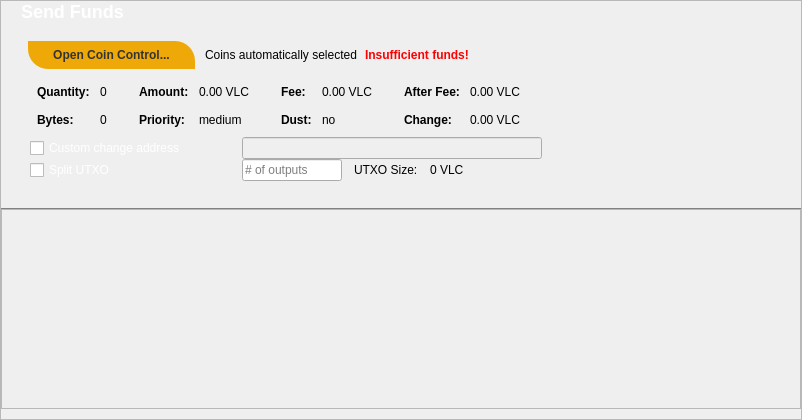
           <widget class="QFrame" name="frameCoinControl">
            <property name="sizePolicy">
             <sizepolicy hsizetype="Expanding" vsizetype="Expanding">
              <horstretch>0</horstretch>
              <verstretch>0</verstretch>
             </sizepolicy>
            </property>
            <property name="maximumSize">
             <size>
              <width>16777215</width>
              <height>16777215</height>
             </size>
            </property>
            <property name="frameShape">
             <enum>QFrame::StyledPanel</enum>
            </property>
            <property name="frameShadow">
             <enum>QFrame::Sunken</enum>
            </property>
            <layout class="QVBoxLayout" name="verticalLayoutCoinControl2">
             <property name="spacing">
              <number>0</number>
             </property>
             <property name="leftMargin">
              <number>0</number>
             </property>
             <property name="topMargin">
              <number>0</number>
             </property>
             <property name="rightMargin">
              <number>0</number>
             </property>
             <property name="bottomMargin">
              <number>0</number>
             </property>
             <item>
              <widget class="QFrame" name="frameCoinControl_BG">
               <layout class="QVBoxLayout" name="verticalLayoutCoinControl" stretch="0,0,0,0,0,0,0,0">
                <property name="spacing">
                 <number>0</number>
                </property>
                <property name="leftMargin">
                 <number>0</number>
                </property>
                <property name="topMargin">
                 <number>0</number>
                </property>
                <property name="rightMargin">
                 <number>0</number>
                </property>
                <property name="bottomMargin">
                 <number>10</number>
                </property>
                <item>
                 <widget class="QLabel" name="label_4">
                  <property name="styleSheet">
                   <string notr="true">color:white; font-size:18px; font-weight:bold;</string>
                  </property>
                  <property name="text">
                   <string>Send Funds</string>
                  </property>
                  <property name="margin">
                   <number>4</number>
                  </property>
                  <property name="indent">
                   <number>20</number>
                  </property>
                 </widget>
                </item>
                <item>
                 <layout class="QHBoxLayout" name="horizontalLayoutCoinControl2" stretch="0,0,0,0">
                  <property name="spacing">
                   <number>8</number>
                  </property>
                  <property name="leftMargin">
                   <number>25</number>
                  </property>
                  <property name="topMargin">
                   <number>17</number>
                  </property>
                  <property name="bottomMargin">
                   <number>10</number>
                  </property>
                  <item>
                   <widget class="QPushButton" name="pushButtonCoinControl">
                    <property name="styleSheet">
                     <string notr="true"> .QPushButton {
  background-color: #eea807;
	border: 0;
	color:#333;
	font-size:12px;
	font-weight:bold;
	padding-left:25px;
	padding-right:25px;
	padding-top:1px;
	padding-bottom:1px;
	height: 26px;
	margin: 2px;
	border-top-right-radius: 20px;
	border-bottom-left-radius: 20px;
}


 .QPushButton:hover {
background-color: #078bbc;
}

 .QPushButton:pressed{
background-color: #094ed9;
	border:1px solid #333333;
}
</string>
                    </property>
                    <property name="text">
                     <string>Open Coin Control...</string>
                    </property>
                    <property name="autoDefault">
                     <bool>false</bool>
                    </property>
                   </widget>
                  </item>
                  <item>
                   <widget class="QLabel" name="labelCoinControlAutomaticallySelected">
                    <property name="text">
                     <string>Coins automatically selected</string>
                    </property>
                    <property name="margin">
                     <number>5</number>
                    </property>
                   </widget>
                  </item>
                  <item>
                   <widget class="QLabel" name="labelCoinControlInsuffFunds">
                    <property name="font">
                     <font>
                      <weight>75</weight>
                      <bold>true</bold>
                     </font>
                    </property>
                    <property name="styleSheet">
                     <string notr="true">color:red;font-weight:bold;</string>
                    </property>
                    <property name="text">
                     <string>Insufficient funds!</string>
                    </property>
                    <property name="margin">
                     <number>5</number>
                    </property>
                   </widget>
                  </item>
                  <item>
                   <spacer name="horizontalSpacerCoinControl">
                    <property name="orientation">
                     <enum>Qt::Horizontal</enum>
                    </property>
                    <property name="sizeHint" stdset="0">
                     <size>
                      <width>40</width>
                      <height>1</height>
                     </size>
                    </property>
                   </spacer>
                  </item>
                 </layout>
                </item>
                <item>
                 <widget class="QWidget" name="widgetCoinControl" native="true">
                  <property name="sizePolicy">
                   <sizepolicy hsizetype="Preferred" vsizetype="Preferred">
                    <horstretch>0</horstretch>
                    <verstretch>0</verstretch>
                   </sizepolicy>
                  </property>
                  <property name="minimumSize">
                   <size>
                    <width>0</width>
                    <height>0</height>
                   </size>
                  </property>
                  <property name="styleSheet">
                   <string notr="true"/>
                  </property>
                  <layout class="QHBoxLayout" name="horizontalLayoutCoinControl5">
                   <property name="leftMargin">
                    <number>0</number>
                   </property>
                   <property name="topMargin">
                    <number>0</number>
                   </property>
                   <property name="rightMargin">
                    <number>0</number>
                   </property>
                   <property name="bottomMargin">
                    <number>0</number>
                   </property>
                   <item>
                    <layout class="QHBoxLayout" name="horizontalLayoutCoinControl3" stretch="0,0,0,1">
                     <property name="spacing">
                      <number>20</number>
                     </property>
                     <property name="leftMargin">
                      <number>26</number>
                     </property>
                     <property name="topMargin">
                      <number>0</number>
                     </property>
                     <property name="bottomMargin">
                      <number>10</number>
                     </property>
                     <item>
                      <layout class="QFormLayout" name="formLayoutCoinControl1">
                       <property name="horizontalSpacing">
                        <number>10</number>
                       </property>
                       <property name="verticalSpacing">
                        <number>14</number>
                       </property>
                       <property name="leftMargin">
                        <number>10</number>
                       </property>
                       <property name="topMargin">
                        <number>4</number>
                       </property>
                       <property name="rightMargin">
                        <number>6</number>
                       </property>
                       <item row="0" column="1">
                        <widget class="QLabel" name="labelCoinControlQuantity">
                         <property name="cursor">
                          <cursorShape>IBeamCursor</cursorShape>
                         </property>
                         <property name="contextMenuPolicy">
                          <enum>Qt::ActionsContextMenu</enum>
                         </property>
                         <property name="text">
                          <string notr="true">0</string>
                         </property>
                         <property name="margin">
                          <number>0</number>
                         </property>
                         <property name="textInteractionFlags">
                          <set>Qt::LinksAccessibleByMouse|Qt::TextSelectableByKeyboard|Qt::TextSelectableByMouse</set>
                         </property>
                        </widget>
                       </item>
                       <item row="1" column="0">
                        <widget class="QLabel" name="labelCoinControlBytesText">
                         <property name="font">
                          <font>
                           <weight>75</weight>
                           <bold>true</bold>
                          </font>
                         </property>
                         <property name="text">
                          <string>Bytes:</string>
                         </property>
                        </widget>
                       </item>
                       <item row="1" column="1">
                        <widget class="QLabel" name="labelCoinControlBytes">
                         <property name="cursor">
                          <cursorShape>IBeamCursor</cursorShape>
                         </property>
                         <property name="contextMenuPolicy">
                          <enum>Qt::ActionsContextMenu</enum>
                         </property>
                         <property name="text">
                          <string notr="true">0</string>
                         </property>
                         <property name="textInteractionFlags">
                          <set>Qt::LinksAccessibleByMouse|Qt::TextSelectableByKeyboard|Qt::TextSelectableByMouse</set>
                         </property>
                        </widget>
                       </item>
                       <item row="0" column="0">
                        <widget class="QLabel" name="labelCoinControlQuantityText">
                         <property name="font">
                          <font>
                           <weight>75</weight>
                           <bold>true</bold>
                          </font>
                         </property>
                         <property name="text">
                          <string>Quantity:</string>
                         </property>
                         <property name="margin">
                          <number>0</number>
                         </property>
                        </widget>
                       </item>
                      </layout>
                     </item>
                     <item>
                      <layout class="QFormLayout" name="formLayoutCoinControl2">
                       <property name="horizontalSpacing">
                        <number>10</number>
                       </property>
                       <property name="verticalSpacing">
                        <number>14</number>
                       </property>
                       <property name="leftMargin">
                        <number>6</number>
                       </property>
                       <property name="topMargin">
                        <number>4</number>
                       </property>
                       <property name="rightMargin">
                        <number>6</number>
                       </property>
                       <item row="0" column="0">
                        <widget class="QLabel" name="labelCoinControlAmountText">
                         <property name="font">
                          <font>
                           <weight>75</weight>
                           <bold>true</bold>
                          </font>
                         </property>
                         <property name="text">
                          <string>Amount:</string>
                         </property>
                         <property name="margin">
                          <number>0</number>
                         </property>
                        </widget>
                       </item>
                       <item row="0" column="1">
                        <widget class="QLabel" name="labelCoinControlAmount">
                         <property name="cursor">
                          <cursorShape>IBeamCursor</cursorShape>
                         </property>
                         <property name="contextMenuPolicy">
                          <enum>Qt::ActionsContextMenu</enum>
                         </property>
                         <property name="text">
                          <string notr="true">0.00 VLC</string>
                         </property>
                         <property name="textInteractionFlags">
                          <set>Qt::LinksAccessibleByMouse|Qt::TextSelectableByKeyboard|Qt::TextSelectableByMouse</set>
                         </property>
                        </widget>
                       </item>
                       <item row="1" column="0">
                        <widget class="QLabel" name="labelCoinControlPriorityText">
                         <property name="font">
                          <font>
                           <weight>75</weight>
                           <bold>true</bold>
                          </font>
                         </property>
                         <property name="text">
                          <string>Priority:</string>
                         </property>
                        </widget>
                       </item>
                       <item row="1" column="1">
                        <widget class="QLabel" name="labelCoinControlPriority">
                         <property name="cursor">
                          <cursorShape>IBeamCursor</cursorShape>
                         </property>
                         <property name="contextMenuPolicy">
                          <enum>Qt::ActionsContextMenu</enum>
                         </property>
                         <property name="text">
                          <string>medium</string>
                         </property>
                         <property name="textInteractionFlags">
                          <set>Qt::LinksAccessibleByMouse|Qt::TextSelectableByKeyboard|Qt::TextSelectableByMouse</set>
                         </property>
                        </widget>
                       </item>
                      </layout>
                     </item>
                     <item>
                      <layout class="QFormLayout" name="formLayoutCoinControl3">
                       <property name="horizontalSpacing">
                        <number>10</number>
                       </property>
                       <property name="verticalSpacing">
                        <number>14</number>
                       </property>
                       <property name="leftMargin">
                        <number>6</number>
                       </property>
                       <property name="topMargin">
                        <number>4</number>
                       </property>
                       <property name="rightMargin">
                        <number>6</number>
                       </property>
                       <item row="0" column="0">
                        <widget class="QLabel" name="labelCoinControlFeeText">
                         <property name="font">
                          <font>
                           <weight>75</weight>
                           <bold>true</bold>
                          </font>
                         </property>
                         <property name="text">
                          <string>Fee:</string>
                         </property>
                         <property name="margin">
                          <number>0</number>
                         </property>
                        </widget>
                       </item>
                       <item row="0" column="1">
                        <widget class="QLabel" name="labelCoinControlFee">
                         <property name="cursor">
                          <cursorShape>IBeamCursor</cursorShape>
                         </property>
                         <property name="contextMenuPolicy">
                          <enum>Qt::ActionsContextMenu</enum>
                         </property>
                         <property name="text">
                          <string notr="true">0.00 VLC</string>
                         </property>
                         <property name="textInteractionFlags">
                          <set>Qt::LinksAccessibleByMouse|Qt::TextSelectableByKeyboard|Qt::TextSelectableByMouse</set>
                         </property>
                        </widget>
                       </item>
                       <item row="1" column="0">
                        <widget class="QLabel" name="labelCoinControlLowOutputText">
                         <property name="font">
                          <font>
                           <weight>75</weight>
                           <bold>true</bold>
                          </font>
                         </property>
                         <property name="text">
                          <string>Dust:</string>
                         </property>
                        </widget>
                       </item>
                       <item row="1" column="1">
                        <widget class="QLabel" name="labelCoinControlLowOutput">
                         <property name="cursor">
                          <cursorShape>IBeamCursor</cursorShape>
                         </property>
                         <property name="contextMenuPolicy">
                          <enum>Qt::ActionsContextMenu</enum>
                         </property>
                         <property name="text">
                          <string>no</string>
                         </property>
                         <property name="textInteractionFlags">
                          <set>Qt::LinksAccessibleByMouse|Qt::TextSelectableByKeyboard|Qt::TextSelectableByMouse</set>
                         </property>
                        </widget>
                       </item>
                      </layout>
                     </item>
                     <item>
                      <layout class="QFormLayout" name="formLayoutCoinControl4">
                       <property name="horizontalSpacing">
                        <number>10</number>
                       </property>
                       <property name="verticalSpacing">
                        <number>14</number>
                       </property>
                       <property name="leftMargin">
                        <number>6</number>
                       </property>
                       <property name="topMargin">
                        <number>4</number>
                       </property>
                       <property name="rightMargin">
                        <number>6</number>
                       </property>
                       <item row="0" column="0">
                        <widget class="QLabel" name="labelCoinControlAfterFeeText">
                         <property name="font">
                          <font>
                           <weight>75</weight>
                           <bold>true</bold>
                          </font>
                         </property>
                         <property name="text">
                          <string>After Fee:</string>
                         </property>
                         <property name="margin">
                          <number>0</number>
                         </property>
                        </widget>
                       </item>
                       <item row="0" column="1">
                        <widget class="QLabel" name="labelCoinControlAfterFee">
                         <property name="cursor">
                          <cursorShape>IBeamCursor</cursorShape>
                         </property>
                         <property name="contextMenuPolicy">
                          <enum>Qt::ActionsContextMenu</enum>
                         </property>
                         <property name="text">
                          <string notr="true">0.00 VLC</string>
                         </property>
                         <property name="textInteractionFlags">
                          <set>Qt::LinksAccessibleByMouse|Qt::TextSelectableByKeyboard|Qt::TextSelectableByMouse</set>
                         </property>
                        </widget>
                       </item>
                       <item row="1" column="0">
                        <widget class="QLabel" name="labelCoinControlChangeText">
                         <property name="font">
                          <font>
                           <weight>75</weight>
                           <bold>true</bold>
                          </font>
                         </property>
                         <property name="text">
                          <string>Change:</string>
                         </property>
                        </widget>
                       </item>
                       <item row="1" column="1">
                        <widget class="QLabel" name="labelCoinControlChange">
                         <property name="cursor">
                          <cursorShape>IBeamCursor</cursorShape>
                         </property>
                         <property name="contextMenuPolicy">
                          <enum>Qt::ActionsContextMenu</enum>
                         </property>
                         <property name="text">
                          <string notr="true">0.00 VLC</string>
                         </property>
                         <property name="textInteractionFlags">
                          <set>Qt::LinksAccessibleByMouse|Qt::TextSelectableByKeyboard|Qt::TextSelectableByMouse</set>
                         </property>
                        </widget>
                       </item>
                      </layout>
                     </item>
                    </layout>
                   </item>
                  </layout>
                 </widget>
                </item>
                <item>
                 <layout class="QHBoxLayout" name="horizontalLayoutCoinControl4">
                  <property name="spacing">
                   <number>12</number>
                  </property>
                  <property name="sizeConstraint">
                   <enum>QLayout::SetDefaultConstraint</enum>
                  </property>
                  <property name="leftMargin">
                   <number>29</number>
                  </property>
                  <property name="topMargin">
                   <number>0</number>
                  </property>
                  <property name="rightMargin">
                   <number>0</number>
                  </property>
                  <item>
                   <widget class="QCheckBox" name="checkBoxCoinControlChange">
                    <property name="sizePolicy">
                     <sizepolicy hsizetype="Preferred" vsizetype="Preferred">
                      <horstretch>0</horstretch>
                      <verstretch>0</verstretch>
                     </sizepolicy>
                    </property>
                    <property name="minimumSize">
                     <size>
                      <width>200</width>
                      <height>0</height>
                     </size>
                    </property>
                    <property name="maximumSize">
                     <size>
                      <width>200</width>
                      <height>16777215</height>
                     </size>
                    </property>
                    <property name="toolTip">
                     <string>If this is activated, but the change address is empty or invalid, change will be sent to a newly generated address.</string>
                    </property>
                    <property name="styleSheet">
                     <string notr="true">color:white;</string>
                    </property>
                    <property name="text">
                     <string>Custom change address</string>
                    </property>
                   </widget>
                  </item>
                  <item>
                   <widget class="QValidatedLineEdit" name="lineEditCoinControlChange">
                    <property name="enabled">
                     <bool>false</bool>
                    </property>
                    <property name="sizePolicy">
                     <sizepolicy hsizetype="Preferred" vsizetype="Preferred">
                      <horstretch>0</horstretch>
                      <verstretch>0</verstretch>
                     </sizepolicy>
                    </property>
                    <property name="minimumSize">
                     <size>
                      <width>300</width>
                      <height>0</height>
                     </size>
                    </property>
                   </widget>
                  </item>
                  <item>
                   <widget class="QLabel" name="labelCoinControlChangeLabel">
                    <property name="sizePolicy">
                     <sizepolicy hsizetype="Preferred" vsizetype="Preferred">
                      <horstretch>0</horstretch>
                      <verstretch>0</verstretch>
                     </sizepolicy>
                    </property>
                    <property name="minimumSize">
                     <size>
                      <width>100</width>
                      <height>0</height>
                     </size>
                    </property>
                    <property name="text">
                     <string/>
                    </property>
                    <property name="margin">
                     <number>3</number>
                    </property>
                   </widget>
                  </item>
                 </layout>
                </item>
                <item>
                 <layout class="QHBoxLayout" name="horizontalLayoutCoinControl6">
                  <property name="spacing">
                   <number>12</number>
                  </property>
                  <property name="leftMargin">
                   <number>29</number>
                  </property>
                  <property name="rightMargin">
                   <number>0</number>
                  </property>
                  <property name="bottomMargin">
                   <number>26</number>
                  </property>
                  <item>
                   <widget class="QCheckBox" name="splitBlockCheckBox">
                    <property name="sizePolicy">
                     <sizepolicy hsizetype="Preferred" vsizetype="Preferred">
                      <horstretch>0</horstretch>
                      <verstretch>0</verstretch>
                     </sizepolicy>
                    </property>
                    <property name="minimumSize">
                     <size>
                      <width>200</width>
                      <height>0</height>
                     </size>
                    </property>
                    <property name="maximumSize">
                     <size>
                      <width>200</width>
                      <height>16777215</height>
                     </size>
                    </property>
                    <property name="styleSheet">
                     <string notr="true">color:white;</string>
                    </property>
                    <property name="text">
                     <string>Split UTXO</string>
                    </property>
                   </widget>
                  </item>
                  <item>
                   <widget class="QLineEdit" name="splitBlockLineEdit">
                    <property name="sizePolicy">
                     <sizepolicy hsizetype="Preferred" vsizetype="Preferred">
                      <horstretch>50</horstretch>
                      <verstretch>0</verstretch>
                     </sizepolicy>
                    </property>
                    <property name="minimumSize">
                     <size>
                      <width>100</width>
                      <height>0</height>
                     </size>
                    </property>
                    <property name="maximumSize">
                     <size>
                      <width>100</width>
                      <height>16777215</height>
                     </size>
                    </property>
                    <property name="placeholderText">
                     <string># of outputs</string>
                    </property>
                   </widget>
                  </item>
                  <item>
                   <widget class="QLabel" name="labelBlockSizeText">
                    <property name="text">
                     <string>UTXO Size:</string>
                    </property>
                   </widget>
                  </item>
                  <item>
                   <widget class="QLabel" name="labelBlockSize">
                    <property name="text">
                     <string>0 VLC</string>
                    </property>
                   </widget>
                  </item>
                  <item>
                   <spacer name="horizontalSpacer_7">
                    <property name="orientation">
                     <enum>Qt::Horizontal</enum>
                    </property>
                    <property name="sizeHint" stdset="0">
                     <size>
                      <width>40</width>
                      <height>20</height>
                     </size>
                    </property>
                   </spacer>
                  </item>
                 </layout>
                </item>
                <item>
                 <spacer name="verticalSpacerCoinControl">
                  <property name="orientation">
                   <enum>Qt::Vertical</enum>
                  </property>
                  <property name="sizeHint" stdset="0">
                   <size>
                    <width>800</width>
                    <height>1</height>
                   </size>
                  </property>
                 </spacer>
                </item>
                <item>
                 <widget class="Line" name="line">
                  <property name="minimumSize">
                   <size>
                    <width>0</width>
                    <height>1</height>
                   </size>
                  </property>
                  <property name="maximumSize">
                   <size>
                    <width>16777215</width>
                    <height>1</height>
                   </size>
                  </property>
                  <property name="styleSheet">
                   <string notr="true">border:1px solid #808181;
</string>
                  </property>
                  <property name="orientation">
                   <enum>Qt::Horizontal</enum>
                  </property>
                 </widget>
                </item>
                <item>
                 <widget class="QScrollArea" name="scrollArea">
                  <property name="minimumSize">
                   <size>
                    <width>0</width>
                    <height>200</height>
                   </size>
                  </property>
                  <property name="styleSheet">
                   <string notr="true"/>
                  </property>
                  <property name="widgetResizable">
                   <bool>true</bool>
                  </property>
                  <widget class="QWidget" name="scrollAreaWidgetContents">
                   <property name="geometry">
                    <rect>
                     <x>0</x>
                     <y>0</y>
                     <width>1040</width>
                     <height>198</height>
                    </rect>
                   </property>
                   <layout class="QVBoxLayout" name="verticalLayout_2" stretch="0,1">
                    <property name="leftMargin">
                     <number>0</number>
                    </property>
                    <property name="topMargin">
                     <number>0</number>
                    </property>
                    <property name="rightMargin">
                     <number>0</number>
                    </property>
                    <property name="bottomMargin">
                     <number>0</number>
                    </property>
                    <item>
                     <layout class="QVBoxLayout" name="entries">
                      <property name="spacing">
                       <number>6</number>
                      </property>
                     </layout>
                    </item>
                    <item>
                     <spacer name="verticalSpacer">
                      <property name="orientation">
                       <enum>Qt::Vertical</enum>
                      </property>
                      <property name="sizeHint" stdset="0">
                       <size>
                        <width>20</width>
                        <height>40</height>
                       </size>
                      </property>
                     </spacer>
                    </item>
                   </layout>
                  </widget>
                 </widget>
                </item>
               </layout>
              </widget>
             </item>
            </layout>
           </widget>
